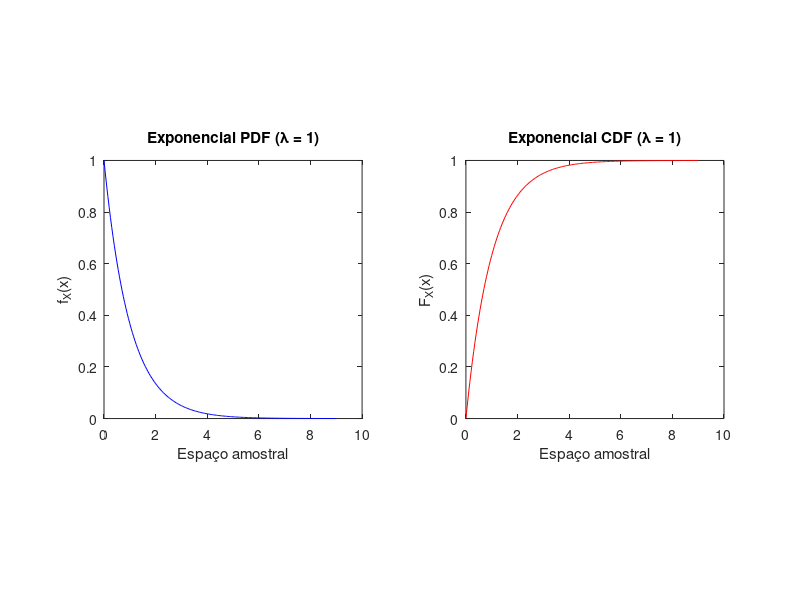

MATLAB code for this plot:
clear all clc clf

% Função para calcular a função de densidade de probabilidade (pdf) de uma variável aleatória exponencial
function f=exponentialpdf(lambda,x)
  % Para a variável aleatória exponencial(lambda) X
  % e vetor de entrada x, a saída é um
  % vetor f tal que f(i)=f_X(x(i))
  f=lambda*exp(-lambda*x);
  f=f.*(x>=0);
endfunction

% Função para calcular a função de distribuição cumulativa (cdf) de uma variável aleatória exponencial
function F=exponentialcdf(lambda,x)
  % Para a variável aleatória exponencial(lambda) X
  % e vetor de entrada x, a saída é um
  % vetor F tal que F(i)=F_X(x(i))
  F=1.0-exp(-lambda*x);
endfunction

% Função para calcular o valor esperado de uma variável aleatória contínua exponencial
function E = expectedValue(a, b, lambda)
  f = @(x) lambda * exp(-lambda .* x);
  E = quadcc(@(x) x .* f(x), a, b);
endfunction

% Espaço amostral e parâmetro
sx = 0:0.05:9;
lambda = 1;

% Cálculo da PDF e CDF
px = exponentialpdf(lambda, sx);
fx = exponentialcdf(lambda, sx);

% Valor esperado
E = expectedValue(0, inf, lambda)

% Plot da PDF
figure(1);
subplot(1,2,1);
plot(sx, px, 'b-');
title('Exponencial PDF (\lambda = 1)');
xlabel("Espaço amostral");
ylabel('f_X(x)');
axis square

% Plot da CDF
figure(1);
subplot(1,2,2);
plot(sx, fx, 'r-');
title('Exponencial CDF (\lambda = 1)');
xlabel("Espaço amostral");
ylabel('F_X(x)');
axis square
